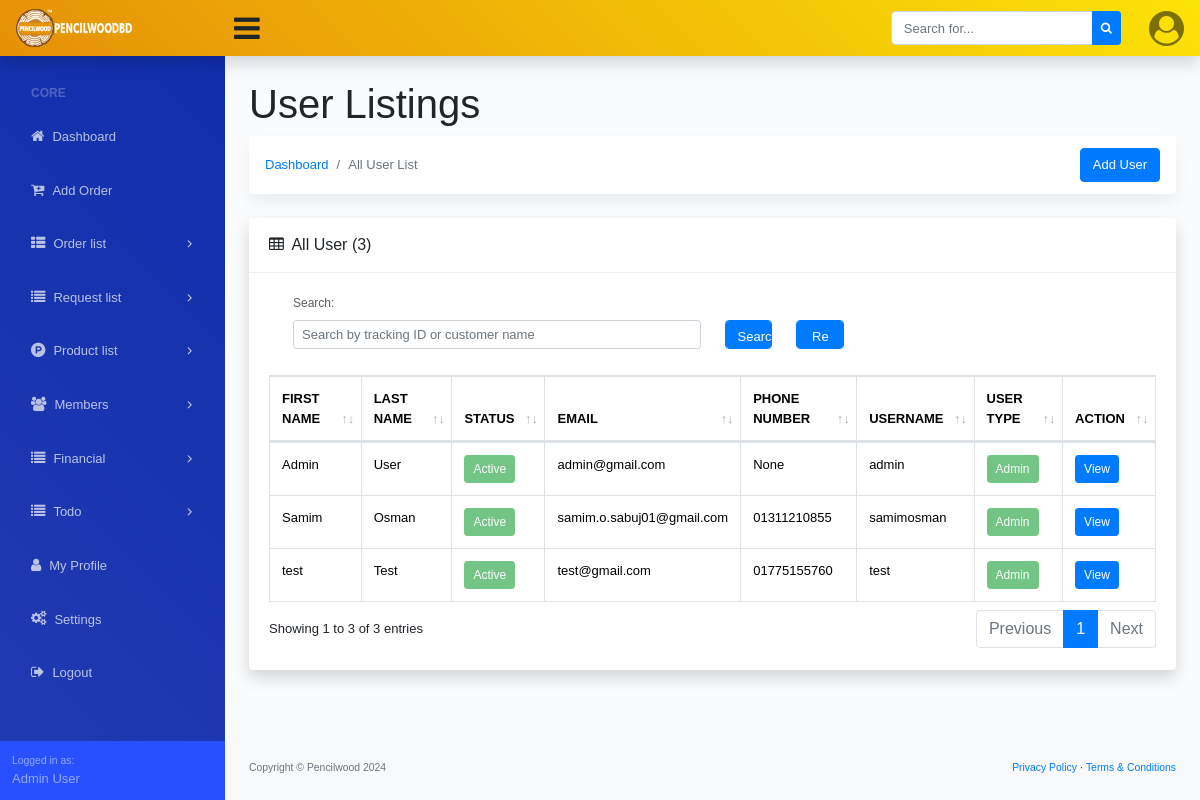
Before: /member-list/ (signed in) with the older database file.
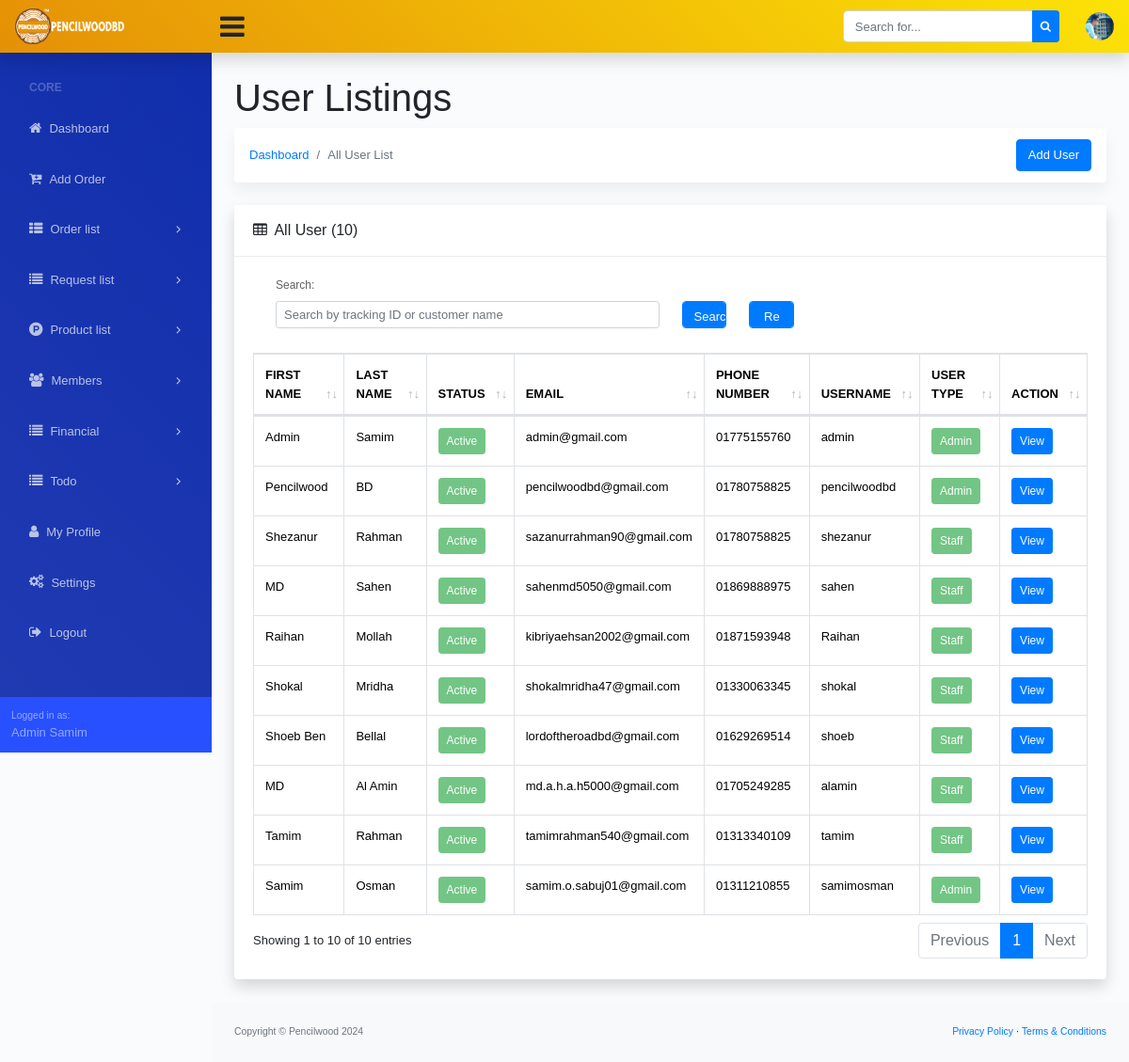
After: the same page with the newer database file.
### account/models.py (models this page shows, shortened)
class Custom_User(AbstractUser):
    USER_TYPE = (
        ('Admin', 'Admin'),
        ('Staff', 'Staff'),
    )
    user_type = models.CharField(max_length=20, choices=USER_TYPE, blank=True, null=True)
    email = models.EmailField(("email address"), blank=True, unique=True)
    phone_number = models.CharField(max_length=14, blank=True, null=True)
    profile_picture = models.ImageField(upload_to='profile-picture/', blank=True, null=True)
    USERNAME_FIELD = "email"
    REQUIRED_FIELDS = ["username"]

### account/views.py (the view, shortened to what this page needs)
# urls.py: path('member-list/', MemberListView.as_view(), name='member_list'),
class MemberListView(LoginRequiredMixin, ListView):
    model = Custom_User
    template_name = 'account/member_list.html'
    context_object_name = 'member'
    paginate_by = 10
    def get_queryset(self):
        queryset = super().get_queryset()
        search_query = self.request.GET.get('search')
        return queryset

### dashboard/context_processor.py (called while the page is built)
def website_settings(request):
    website_setting = Site_Settings.objects.all().first()
    return {'website_setting': website_setting}

### templates/account/member_list.html (shortened to what the changed rows need)
{% extends '../base.html' %}
{% block dashboard_body %}
<main>
    <div class="container-fluid">
        <h1 class="mt-4">User Listings</h1>
        <div class="row">
            <div class="col-xl-12">
                <div class="card mb-4">
                    <div class="card-header">
                        <i class="fa fa-table mr-1"></i>
                        All User ({{page_obj.paginator.count}})
                    </div>
                    <div class="card-body">
                        <div class="table-responsive">
                            <div id="dataTable_wrapper" class="dataTables_wrapper dt-bootstrap4 no-footer">
                                <div class="row">
                                    <div class="col-sm-12">
                                        <table class="table table-bordered dataTable no-footer" id="dataTable"
                                            width="100%" cellspacing="0" role="grid" aria-describedby="dataTable_info"
                                            style="width: 100%;">
                                            <thead>
                                                <tr class="text-uppercase" role="row">
                                                    <th class="sorting" tabindex="0" aria-controls="dataTable"
                                                        rowspan="1" colspan="1"
                                                        aria-label="First Name: activate to sort column ascending"
                                                        style="width: fixed;">First Name</th>
                                                    <th class="sorting" tabindex="0" aria-controls="dataTable"
                                                        rowspan="1" colspan="1"
                                                        aria-label="Last Name: activate to sort column ascending" ">Last Name</th>
                                                    <th class=" sorting" tabindex="0" aria-controls="dataTable"
                                                        rowspan="1" colspan="1"
                                                        aria-label="Status: activate to sort column ascending" ">Status</th>
                                                    <th class=" sorting" tabindex="0" aria-controls="dataTable"
                                                        rowspan="1" colspan="1"
                                                        aria-label="Email: activate to sort column ascending">Email</th>
                                                    <th class="sorting" tabindex="0" aria-controls="dataTable"
                                                        rowspan="1" colspan="1"
                                                        aria-label="Phone Number: activate to sort column ascending">
                                                        Phone Number</th>
                                                    <th class="sorting" tabindex="0" aria-controls="dataTable"
                                                        rowspan="1" colspan="1"
                                                        aria-label="Username: activate to sort column ascending">
                                                        Username</th>
                                                    <th class="sorting" tabindex="0" aria-controls="dataTable"
                                                        rowspan="1" colspan="1"
                                                        aria-label="User Type: activate to sort column ascending">User
                                                        Type</th>
                                                    <th class="sorting" tabindex="0" aria-controls="dataTable"
                                                        rowspan="1" colspan="1"
                                                        aria-label="Action: activate to sort column ascending">Action
                                                    </th>
                                                </tr>
                                            </thead>
                                            <tbody>
                                                {% for member in member %}
                                                <tr role="row" class="odd">
                                                    <td> {{member.first_name}} </td>
                                                    <td>{{member.last_name}}</td>
                                                    <td>
                                                        <button disabled="" type="button"
                                                            class="btn btn-sm btn-success btn-round">
                                                            {% if member.is_active %}
                                                            Active
                                                            {% else %}
                                                            Inactive
                                                            {% endif %}
                                                        </button>
                                                    </td>
                                                    <td>
                                                        {{member.email}}
                                                    </td>
                                                    <td>
                                                        {{member.phone_number}}
                                                    </td>
                                                    <td>
                                                        {{member.username}}
                                                    </td>
                                                    <td>
                                                        <button disabled="" type="button"
                                                            class="btn btn-sm btn-success btn-round">
                                                            {{member.user_type}}
                                                        </button>
                                                    </td>
                                                    <td>
                                                        <a href="{% url 'member_view' member.id %}"
                                                            class="btn btn-primary btn-sm">
                                                            View
                                                        </a>
                                                    </td>
                                                </tr>
                                                {% endfor %}
                                            </tbody>
                                        </table>
                                    </div>
                                </div>
                                <div class="row">
                                    <div class="col-sm-12 col-md-5">
                                        <div class="dataTables_info" id="dataTable_info" role="status"
                                            aria-live="polite">
                                            Showing {{page_obj.start_index}} to {{page_obj.end_index}} of {{page_obj.paginator.count}} entries
                                        </div>
                                    </div>
                                    <div class="col-sm-12 col-md-7">
                                        <div class="dataTables_paginate paging_simple_numbers" id="dataTable_paginate">
                                            <ul class="pagination">
                                                {% for num in page_obj.paginator.page_range %}
                                                {% if page_obj.number == num %}
                                                <li class="paginate_button page-item active">
                                                    <a href="#" class="page-link">{{ num }}</a>
                                                </li>
                                                {% else %}
                                                <li class="paginate_button page-item">
                                                    <a href="?page={{ num }}{% if request.GET.search %}&search={{ request.GET.search }}{% endif %}"
                                                        class="page-link">{{ num }}</a>
                                                </li>
                                                {% endif %}
                                                {% endfor %}
                                            </ul>
                                        </div>
                                    </div>
                                </div>
                            </div>
                        </div>
                    </div>
                </div>
            </div>
        </div>
    </div>
</main>
{% endblock dashboard_body %}

### templates/navbar.html (shortened to what this page needs)
{% load static %}
<nav class="sb-topnav navbar navbar-expand navbar-light shadow-sm bg-warning">
    <a class="navbar-brand" href="{% url 'dashboard' %}">
        <img alt="logo" src="
        {% if website_setting.logo %}
        {{website_setting.logo.url}}
        {% endif %}
        " width="60%">
    </a>
    <button class="btn btn-link btn-sm order-1 order-lg-0" id="sidebarToggle" href="#"
        style="font-size: 30px !important;"><i class="fa fa-bars"></i></button>
    <form class="d-none d-md-inline-block form-inline ml-auto mr-0 mr-md-3 my-2 my-md-0">
        <div class="input-group">
            <input class="form-control" type="text" placeholder="Search for..." aria-label="Search"
                aria-describedby="basic-addon2" />
            <div class="input-group-append">
                <button class="btn btn-primary btn-sm" type="button"><i class="fa fa-search"></i></button>
            </div>
        </div>
    </form>
    <ul class="navbar-nav ml-auto ml-md-0">
        <li class="nav-item dropdown no-arrow ml-1 osahan-profile-dropdown">
            <a class="nav-link dropdown-toggle pr-0" href="#" role="button" data-toggle="dropdown" aria-haspopup="true"
                aria-expanded="false">
                {% if request.user.profile_picture %}
                <img class="img-profile rounded-circle" src="{{request.user.profile_picture.url}}">
                {% else %}
                <i class="fa fa-user-circle" style="font-size: 35px;"></i>
                {% endif %}
            </a>
        </li>
    </ul>
</nav>

### templates/side_navbar.html (shortened to what this page needs)
{% url 'dashboard' as admin_dashboard_url %}
<nav class="sb-sidenav accordion sb-sidenav-dark" id="sidenavAccordion">
    <div class="sb-sidenav-menu">
        <div class="nav">
            <div class="sb-sidenav-menu-heading">Core</div>
            <a class="nav-link Active" href="{{admin_dashboard_url}}">
                <div class="sb-nav-link-icon"><i class="fa fa-home"></i></div>
                Dashboard
            </a>
            <a class="nav-link Active" href="{% url 'add_new_order' %}">
                <div class="sb-nav-link-icon"><i class="fa fa-cart-plus"></i></div>
                Add Order
            </a>
            <a class="nav-link collapsed" href="#" data-toggle="collapse" data-target="#collapseOrder"
                aria-expanded="false" aria-controls="collapseOrder">
                <div class="sb-nav-link-icon"><i class="fa fa-th-list"></i></div>
                Order list
                <div class="sb-sidenav-collapse-arrow"><i class="fa fa-angle-down"></i></div>
            </a>
            <a class="nav-link collapsed" href="#" data-toggle="collapse" data-target="#collapseRequest"
                aria-expanded="false" aria-controls="collapseRequest">
                <div class="sb-nav-link-icon"><i class="fa fa-list"></i></div>
                Request list
                <div class="sb-sidenav-collapse-arrow"><i class="fa fa-angle-down"></i></div>
            </a>
            <a class="nav-link collapsed" href="#" data-toggle="collapse" data-target="#collapseProduct"
                aria-expanded="false" aria-controls="collapseProduct">
                <div class="sb-nav-link-icon"><i class="fa fa-product-hunt"></i></div>
                Product list
                <div class="sb-sidenav-collapse-arrow"><i class="fa fa-angle-down"></i></div>
            </a>
            {% if request.user.user_type == 'Admin' %}
            <a class="nav-link collapsed" href="#" data-toggle="collapse" data-target="#collapseMembers"
                aria-expanded="false" aria-controls="collapseMembers">
                <div class="sb-nav-link-icon"><i class="fa fa-users"></i></div>
                Members
                <div class="sb-sidenav-collapse-arrow"><i class="fa fa-angle-down"></i></div>
            </a>
            {% endif %}
            <a class="nav-link collapsed" href="#" data-toggle="collapse" data-target="#collapseFinancial"
                aria-expanded="false" aria-controls="collapseRequest">
                <div class="sb-nav-link-icon"><i class="fa fa-list"></i></div>
                Financial
                <div class="sb-sidenav-collapse-arrow"><i class="fa fa-angle-down"></i></div>
            </a>
            <a class="nav-link collapsed" href="#" data-toggle="collapse" data-target="#collapseTodo"
                aria-expanded="false" aria-controls="collapseRequest">
                <div class="sb-nav-link-icon"><i class="fa fa-list"></i></div>
                Todo
                <div class="sb-sidenav-collapse-arrow"><i class="fa fa-angle-down"></i></div>
            </a>
            <a class="nav-link Active" href="{% url 'my_profile' %}">
                <div class="sb-nav-link-icon"><i class="fa fa-user"></i></div>
                My Profile
            </a>
            {% if request.user.user_type == 'Admin' %}
            <a class="nav-link Active" href="{% url 'settings' %}">
                <div class="sb-nav-link-icon"><i class="fa fa-gears"></i></div>
                Settings
            </a>
            {% endif %}
            <a class="nav-link" href="{% url 'logout' %}">
                <div class="sb-nav-link-icon"><i class="fa fa-sign-out"></i></div>
                Logout
            </a>
        </div>
    </div>
    <div class="sb-sidenav-footer">
        <div class="small">Logged in as:</div>
        {{request.user.first_name}} {{request.user.last_name}}
    </div>
</nav>

Changed rows visible on the page:
removed Custom_User: first_name "test", last_name "Test", is_active "Active", email "test@gmail.com", phone_number "01775155760", username "test", user_type "Admin"
changed Custom_User "admin@gmail.com": user.profile_picture: picture added; user.last_name "User" → "Samim"; last_name "User" → "Samim"; phone_number "None" → "01775155760"
added Custom_User: first_name "Pencilwood", last_name "BD", is_active "Active", email "pencilwoodbd@gmail.com", phone_number "01780758825", username "pencilwoodbd", user_type "Admin"
added Custom_User: first_name "Shezanur", last_name "Rahman", is_active "Active", email "sazanurrahman90@gmail.com", phone_number "01780758825", username "shezanur", user_type "Staff"
added Custom_User: first_name "MD", last_name "Sahen", is_active "Active", email "sahenmd5050@gmail.com", phone_number "01869888975", username "sahen", user_type "Staff"
added Custom_User: first_name "Raihan", last_name "Mollah", is_active "Active", email "kibriyaehsan2002@gmail.com", phone_number "01871593948", username "Raihan", user_type "Staff"
added Custom_User: first_name "Shokal", last_name "Mridha", is_active "Active", email "shokalmridha47@gmail.com", phone_number "01330063345", username "shokal", user_type "Staff"
added Custom_User: first_name "Shoeb Ben", last_name "Bellal", is_active "Active", email "lordoftheroadbd@gmail.com", phone_number "01629269514", username "shoeb", user_type "Staff"
added Custom_User: first_name "MD", last_name "Al Amin", is_active "Active", email "md.a.h.a.h5000@gmail.com", phone_number "01705249285", username "alamin", user_type "Staff"
added Custom_User: first_name "Tamim", last_name "Rahman", is_active "Active", email "tamimrahman540@gmail.com", phone_number "01313340109", username "tamim", user_type "Staff"
Other visible differences:
{{ page_obj.paginator.count }}: "3" → "10"
{{ page_obj.end_index }}: "3" → "10"
